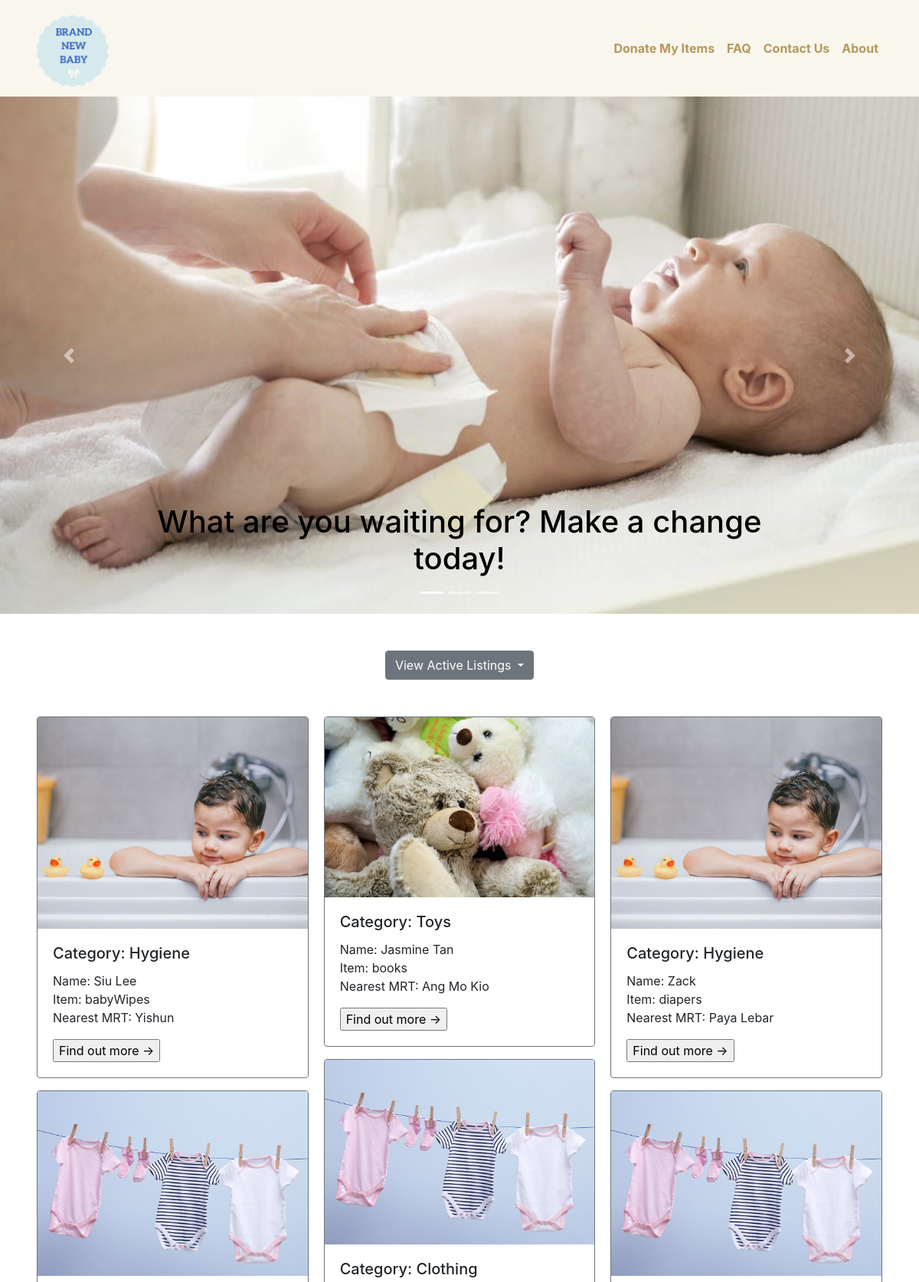
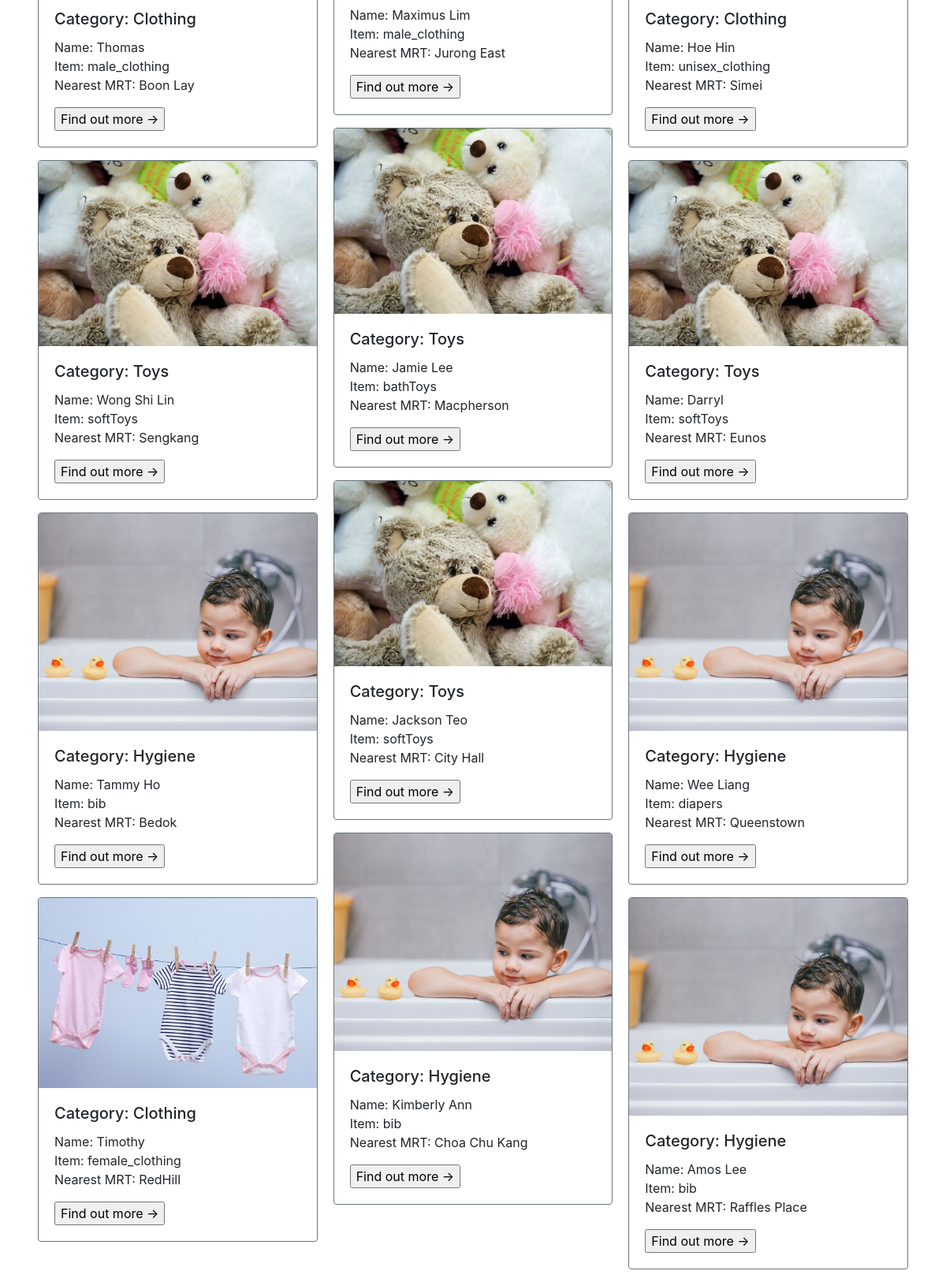
The app's page /misc/home.php with its own data (2 pictures, top to bottom).
### tables this page shows
CREATE TABLE if not exists beneficiarylisting (
  username varchar(20) NOT NULL,
  mrt varchar(256) NOT NULL,
  category varchar(256) NOT NULL,
  item varchar(256) NOT NULL,
  quantity varchar(256) NOT NULL,
  itemcondition varchar(500)
);

### database/ListingDAO.php (called while the page is built, shortened)
<?php
  class ListingDAO {
    public function getListing() {
      $connMgr = new ConnectionManager();
      $pdo = $connMgr->connect();
      $sql = 'SELECT username, mrt, category, item FROM beneficiarylisting';
      $stmt = $pdo->prepare($sql);
      $stmt->execute();
      $result = [];
      $stmt->setFetchMode(PDO::FETCH_ASSOC);
      while($row = $stmt->fetch()) {
        $result[] = new Listing($row['username'], $row['mrt'], $row['category'], $row['item']);
      }
      return $result;
    }
  }
?>

### database/Listing.php (called while the page is built)
<?php
    class Listing{
        private $username;
        private $category;
        private $item;
        private $mrt;
        public function __construct($username, $mrt, $category, $item){
            $this->username = $username;
            $this->mrt = $mrt;
            $this->category = $category;
            $this->item = $item;
        }
        public function getName(){
            return $this->username;
        }
        public function getCategory(){
            return $this->category;
        }
        public function getItem() {
            return $this->item;
        }
        public function getMrt(){
            return $this->mrt;
        }
    }
?>

### misc/home.php (the view, shortened to what this page needs)
<!doctype html>
<html lang="en">
  <head>
    <link rel="stylesheet" href="https://stackpath.bootstrapcdn.com/bootstrap/4.5.2/css/bootstrap.min.css">
  </head>
  <body>
    <nav class="navbar navbar-expand-md">
        <div class="container">
            <a class="navbar-brand">
                <img src="../images/confirmedlogo.png" width="100" height="100" alt="" loading="lazy">
            </a>
            <div class="collapse navbar-collapse justify-content-end" id="menu">
                <div class="navbar-nav">
                    <a class="nav-item nav-link" href="../donorPages/donor_form.php" >Donate My Items</a>
                    <a class="nav-item nav-link" href="../misc/FAQ.html" >FAQ</a>
                    <a class="nav-item nav-link" href="../misc/Contact_Us.html" >Contact Us</a>
                    <a class="nav-item nav-link" href="../misc/About.html" >About</a>
                </div>
            </div>
        </div>
    </nav>
    <div id="carouselitems" class="carousel slide mb-4" data-ride="carousel" >
        <ol class="carousel-indicators">
          <li data-target="#carouselitems" data-slide-to="0" class="active"></li>
          <li data-target="#carouselitems" data-slide-to="1"></li>
          <li data-target="#carouselitems" data-slide-to="2"></li>
        </ol>
        <div class="carousel-inner">
          <div class="carousel-item active ">
            <img src="../images/diaper.jpg" class="d-block w-100 h-30" alt="...">
            <div class="carousel-caption d-block" >
              <h1 >What are you waiting for? Make a change today!</h1>
            </div>
          </div>
        </div>
        <a class="carousel-control-prev" href="#carouselitems" role="button" data-slide="prev">
          <span class="carousel-control-prev-icon" aria-hidden="true"></span>
        </a>
        <a class="carousel-control-next" href="#carouselitems" role="button" data-slide="next">
          <span class="carousel-control-next-icon" aria-hidden="true"></span>
        </a>
      </div>
      <div class="container text-center my-5" >
        <div class="dropdown">
            <button class="btn btn-secondary dropdown-toggle"  data-flip="false" type="button" id="dropdownMenuButton" data-toggle="dropdown" aria-haspopup="true" aria-expanded="false">
            View Active Listings
            </button>
        </div>
    </div>
    <div class="card-columns mx-5">
      <?php
          $listingDAO = new ListingDAO();
          $listings = $listingDAO->getListing();
          foreach ($listings as $listing){
            echo "<div class='card border-secondary mb-3'>";
              if ($listing->getCategory() == 'clothing') {
                echo "<img class='card-img-top' src='../images/cardclothes.jpg' alt='Card image cap'>";
              }
              elseif ($listing->getCategory() == 'toys') {
                echo "<img class='card-img-top' src='../images/cardtoys.jpg' alt='Card image cap'>";
              }
              elseif ($listing->getCategory() == 'hygiene') {
                echo "<img class='card-img-top' src='../images/cardhygiene.jpg' alt='Card image cap'>";
              }
            echo"
              <div class='card-body'>
                <form action='./display_popup.php'>
                  <h5 class='card-title'>Category: "; echo ucfirst($listing->getCategory()); echo"</h5>
                  <p class='card-text'>Name: {$listing->getName()}<br>Item: {$listing->getItem()}<br> Nearest MRT: {$listing->getMrt()}</p>
                  <input type='hidden' name='u_name' value='{$listing->getName()}'>
                  <input type='submit' value='Find out more &#8594;'>
                </form>
              </div>
            </div>";
          }
      ?>
    </div>
  </body>
</html>

### misc/home.php (style rules this page uses)
.navbar { background-color: #F8F6ED; }
.nav-item { color: #B6985B; font-weight: bold; }
.carousel-caption>h1 { color:black; }

### records on screen
beneficiarylisting: category "Hygiene", username "Siu Lee", item "babyWipes", mrt "Yishun"
beneficiarylisting: category "Clothing", username "Thomas", item "male_clothing", mrt "Boon Lay"
beneficiarylisting: category "Toys", username "Wong Shi Lin", item "softToys", mrt "Sengkang"
beneficiarylisting: category "Hygiene", username "Tammy Ho", item "bib", mrt "Bedok"
beneficiarylisting: category "Clothing", username "Timothy", item "female_clothing", mrt "RedHill"
beneficiarylisting: category "Toys", username "Jasmine Tan", item "books", mrt "Ang Mo Kio"
beneficiarylisting: category "Clothing", username "Maximus Lim", item "male_clothing", mrt "Jurong East"
beneficiarylisting: category "Toys", username "Jamie Lee", item "bathToys", mrt "Macpherson"
beneficiarylisting: category "Toys", username "Jackson Teo", item "softToys", mrt "City Hall"
beneficiarylisting: category "Hygiene", username "Kimberly Ann", item "bib", mrt "Choa Chu Kang"
beneficiarylisting: category "Hygiene", username "Zack", item "diapers", mrt "Paya Lebar"
beneficiarylisting: category "Clothing", username "Hoe Hin", item "unisex_clothing", mrt "Simei"
beneficiarylisting: category "Toys", username "Darryl", item "softToys", mrt "Eunos"
beneficiarylisting: category "Hygiene", username "Wee Liang", item "diapers", mrt "Queenstown"
beneficiarylisting: category "Hygiene", username "Amos Lee", item "bib", mrt "Raffles Place"
